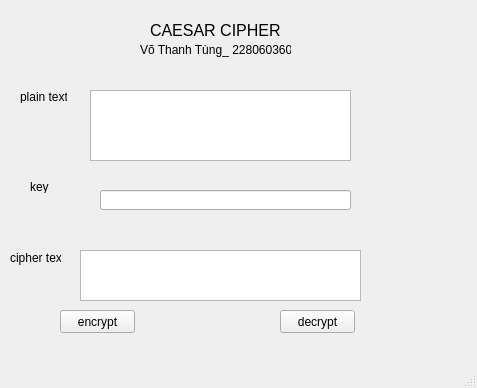
<?xml version="1.0" encoding="UTF-8"?>
<ui version="4.0">
 <class>MainWindow</class>
 <widget class="QMainWindow" name="MainWindow">
  <property name="geometry">
   <rect>
    <x>0</x>
    <y>0</y>
    <width>477</width>
    <height>388</height>
   </rect>
  </property>
  <property name="windowTitle">
   <string>MainWindow</string>
  </property>
  <widget class="QWidget" name="centralwidget">
   <widget class="QLabel" name="label">
    <property name="geometry">
     <rect>
      <x>150</x>
      <y>20</y>
      <width>131</width>
      <height>21</height>
     </rect>
    </property>
    <property name="font">
     <font>
      <pointsize>12</pointsize>
     </font>
    </property>
    <property name="text">
     <string>CAESAR CIPHER</string>
    </property>
   </widget>
   <widget class="QLabel" name="label_2">
    <property name="geometry">
     <rect>
      <x>140</x>
      <y>40</y>
      <width>151</width>
      <height>20</height>
     </rect>
    </property>
    <property name="text">
     <string>Võ Thanh Tùng_ 2280603603</string>
    </property>
   </widget>
   <widget class="QLabel" name="label_3">
    <property name="geometry">
     <rect>
      <x>20</x>
      <y>90</y>
      <width>47</width>
      <height>13</height>
     </rect>
    </property>
    <property name="text">
     <string>plain text</string>
    </property>
   </widget>
   <widget class="QLabel" name="label_4">
    <property name="geometry">
     <rect>
      <x>30</x>
      <y>180</y>
      <width>47</width>
      <height>13</height>
     </rect>
    </property>
    <property name="text">
     <string>key</string>
    </property>
   </widget>
   <widget class="QLabel" name="label_5">
    <property name="geometry">
     <rect>
      <x>10</x>
      <y>250</y>
      <width>51</width>
      <height>16</height>
     </rect>
    </property>
    <property name="text">
     <string>cipher text</string>
    </property>
   </widget>
   <widget class="QPushButton" name="btn_encrypt">
    <property name="geometry">
     <rect>
      <x>60</x>
      <y>310</y>
      <width>75</width>
      <height>23</height>
     </rect>
    </property>
    <property name="text">
     <string>encrypt</string>
    </property>
   </widget>
   <widget class="QPushButton" name="btn_decrypt">
    <property name="geometry">
     <rect>
      <x>280</x>
      <y>310</y>
      <width>75</width>
      <height>23</height>
     </rect>
    </property>
    <property name="text">
     <string>decrypt</string>
    </property>
   </widget>
   <widget class="QPlainTextEdit" name="txt_plain_text">
    <property name="geometry">
     <rect>
      <x>90</x>
      <y>90</y>
      <width>261</width>
      <height>71</height>
     </rect>
    </property>
   </widget>
   <widget class="QPlainTextEdit" name="txt_cipher_text">
    <property name="geometry">
     <rect>
      <x>80</x>
      <y>250</y>
      <width>281</width>
      <height>51</height>
     </rect>
    </property>
   </widget>
   <widget class="QLineEdit" name="txt_key">
    <property name="geometry">
     <rect>
      <x>100</x>
      <y>190</y>
      <width>251</width>
      <height>20</height>
     </rect>
    </property>
   </widget>
  </widget>
  <widget class="QMenuBar" name="menubar">
   <property name="geometry">
    <rect>
     <x>0</x>
     <y>0</y>
     <width>477</width>
     <height>21</height>
    </rect>
   </property>
  </widget>
  <widget class="QStatusBar" name="statusbar"/>
 </widget>
 <resources/>
 <connections/>
</ui>
